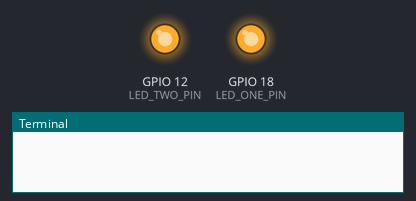
Bench run of a program on a simulated Raspberry Pi (BCM pin numbers). Shown: output pins drawn as LEDs (lit = HIGH), the last lines printed to the terminal. At 28.0 s the program stops and its outputs stay as they are.

Above: at 0.1 s.
At 6.1 s:
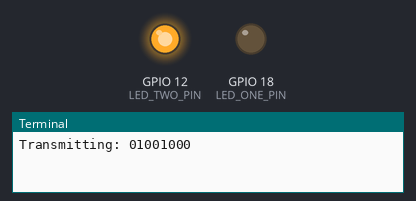
At 13.0 s:
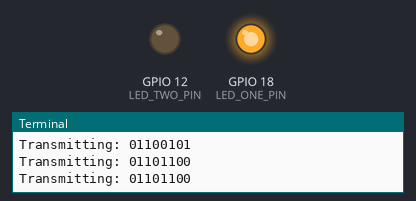
At 26.7 s:
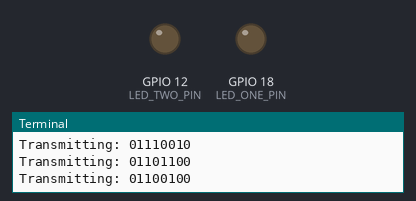
Timing chart, 0 to 28.2 s (numbered marks = the images above):
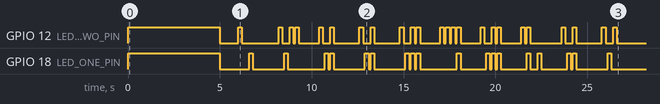

Measured:
- by itself, GPIO 12 (LED_TWO_PIN): LOW → HIGH at 0.00 s, → LOW 5.0 s later, → HIGH 1.0 s later, → LOW 0.20 s later, … (50 changes in this stretch)
- by itself, GPIO 18 (LED_ONE_PIN): LOW → HIGH at 0.00 s, → LOW 5.0 s later, → HIGH 1.6 s later, → LOW 0.20 s later, … (38 changes in this stretch)

The program:

led_ofdm.py
```python
import RPi.GPIO as GPIO
import time

LED_ONE_PIN = 18
LED_TWO_PIN = 12
ASCII_BITS = 8
START_SIGNAL_DURATION = 5
BIT_DELAY = 0.2
BIT_INTERVAL = 0.1
CHAR_INTERVAL = 1
TEXT = "HelloWorld"

GPIO.setmode(GPIO.BCM)
GPIO.setup(LED_ONE_PIN, GPIO.OUT)
GPIO.setup(LED_TWO_PIN, GPIO.OUT)

def string_to_binary(text):
    return [format(ord(char), '08b') for char in text]

def transmit_start_signal():
    GPIO.output(LED_ONE_PIN, GPIO.HIGH)
    GPIO.output(LED_TWO_PIN, GPIO.HIGH)
    time.sleep(START_SIGNAL_DURATION)
    GPIO.output(LED_ONE_PIN, GPIO.LOW)
    GPIO.output(LED_TWO_PIN, GPIO.LOW)
    time.sleep(CHAR_INTERVAL)

def transmit_binary(binary_text):
    """Flash LED to transmit binary data."""
    print("Transmitting:", binary_text)
    for i in range(0, len(binary_text), 2):
        bit1 = binary_text[i]
        bit2 = binary_text[i + 1]
        GPIO.output(LED_ONE_PIN, GPIO.HIGH if bit1 == '1' else GPIO.LOW)
        GPIO.output(LED_TWO_PIN, GPIO.HIGH if bit2 == '1' else GPIO.LOW)
        time.sleep(BIT_DELAY)
        # Turn off LEDs after each 2-bit symbol for a short interval to avoid overlap
        GPIO.output(LED_ONE_PIN, GPIO.LOW)
        GPIO.output(LED_TWO_PIN, GPIO.LOW)
        time.sleep(BIT_INTERVAL)
    time.sleep(CHAR_INTERVAL)

if __name__ == '__main__':
    try:
        binary_text_list = string_to_binary(TEXT)
        transmit_start_signal()
        for binary_text in binary_text_list:
            transmit_binary(binary_text)
    finally:
        GPIO.cleanup()
```
